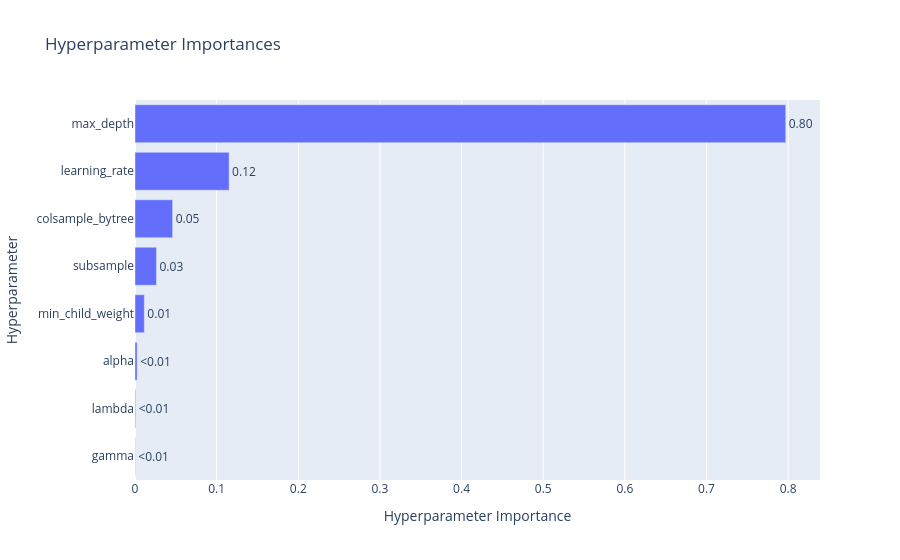

This figure's notebook cell:
### Markdown cell above
# XGBoost + Optuna

### Code cell
import optuna
import xgboost as xgb
from sklearn.metrics import mean_squared_error
from sklearn.model_selection import train_test_split
import numpy as np

def objective(trial, X, y):

    train_x, valid_x, train_y, valid_y = train_test_split(
        X, y, test_size=0.25, random_state=42
    )

    params = {
        "objective": "reg:squarederror",
        "eval_metric": "rmse",
        "tree_method": "hist",
        "max_depth": trial.suggest_int("max_depth", 3, 10),
        "min_child_weight": trial.suggest_int("min_child_weight", 1, 10),
        "gamma": trial.suggest_float("gamma", 1e-8, 1.0, log=True),
        "subsample": trial.suggest_float("subsample", 0.5, 1.0),
        "colsample_bytree": trial.suggest_float("colsample_bytree", 0.5, 1.0),
        "reg_lambda": trial.suggest_float("lambda", 1e-8, 10.0, log=True),
        "reg_alpha": trial.suggest_float("alpha", 1e-8, 10.0, log=True),
        "learning_rate": trial.suggest_float("learning_rate", 0.01, 0.3, log=True),
        "n_estimators": 300,
        "random_state": 42,
    }

    # Passaggio corretto dei parametri
    model = xgb.XGBRegressor(**params)

    model.fit(
        train_x,
        train_y,
        eval_set=[(valid_x, valid_y)],
        verbose=False
    )

    preds = model.predict(valid_x)
    rmse = np.sqrt(mean_squared_error(valid_y, preds))

    return rmse

# Creazione dello study
study = optuna.create_study(
    direction='minimize',
    sampler=optuna.samplers.TPESampler(),
    pruner=optuna.pruners.MedianPruner(n_startup_trials=5, n_warmup_steps=5)
)

print("Inizio Tuning con Optuna...")
study.optimize(lambda trial: objective(trial, X, y), n_trials=100, timeout=3600)

print("Migliori parametri:", study.best_params)
print("Miglior RMSE:", study.best_value)

optuna.visualization.plot_param_importances(study).show()

### Figure 1 — Plotly figure (JSON) as saved in the notebook; plotly's stock layout.template omitted (floating-point values rounded to 4 significant figures)
{"data": [{"cliponaxis": false, "hovertemplate": ["gamma (FloatDistribution): 0.0003537329518363829<extra></extra>", "lambda (FloatDistribution): 0.0008027680180206884<extra></extra>", "alpha (FloatDistribution): 0.0026487376233753604<extra></extra>", "min_child_weight (IntDistribution): 0.011442221245301087<extra></extra>", "subsample (FloatDistribution): 0.026321786149816805<extra></extra>", "colsample_bytree (FloatDistribution): 0.04610650752197854<extra></extra>", "learning_rate (FloatDistribution): 0.11525694523392592<extra></extra>", "max_depth (IntDistribution): 0.7970673012557454<extra></extra>"], "name": "Objective Value", "orientation": "h", "text": ["<0.01", "<0.01", "<0.01", "0.01", "0.03", "0.05", "0.12", "0.80"], "textposition": "outside", "type": "bar", "x": [0.0003537, 0.0008028, 0.002649, 0.01144, 0.02632, 0.04611, 0.1153, 0.7971], "y": ["gamma", "lambda", "alpha", "min_child_weight", "subsample", "colsample_bytree", "learning_rate", "max_depth"]}], "layout": {"title": {"text": "Hyperparameter Importances"}, "xaxis": {"title": {"text": "Hyperparameter Importance"}}, "yaxis": {"title": {"text": "Hyperparameter"}}}}
